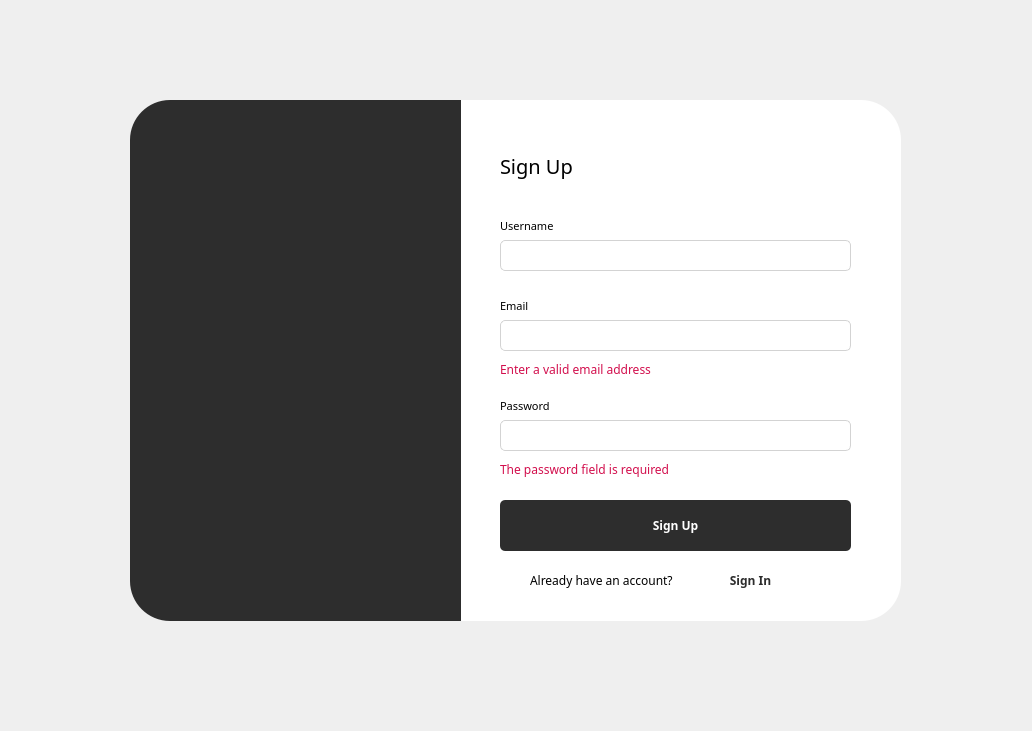
<?xml version="1.0" encoding="UTF-8"?>
<ui version="4.0">
 <class>Form</class>
 <widget class="QWidget" name="Form">
  <property name="geometry">
   <rect>
    <x>0</x>
    <y>0</y>
    <width>1032</width>
    <height>731</height>
   </rect>
  </property>
  <property name="windowTitle">
   <string>Form</string>
  </property>
  <widget class="QWidget" name="widget" native="true">
   <property name="geometry">
    <rect>
     <x>60</x>
     <y>60</y>
     <width>881</width>
     <height>581</height>
    </rect>
   </property>
   <property name="font">
    <font>
     <family>Plus Jakarta Sans Medium</family>
     <weight>50</weight>
     <bold>false</bold>
    </font>
   </property>
   <widget class="QLabel" name="label">
    <property name="geometry">
     <rect>
      <x>400</x>
      <y>40</y>
      <width>441</width>
      <height>521</height>
     </rect>
    </property>
    <property name="font">
     <font>
      <family>Plus Jakarta Sans Medium</family>
      <weight>50</weight>
      <bold>false</bold>
     </font>
    </property>
    <property name="styleSheet">
     <string notr="true">background-color:rgba(255,255,255,255);

border-bottom-right-radius:40px;
border-top-right-radius:40px;</string>
    </property>
    <property name="text">
     <string/>
    </property>
   </widget>
   <widget class="QLabel" name="label_3">
    <property name="geometry">
     <rect>
      <x>70</x>
      <y>40</y>
      <width>331</width>
      <height>521</height>
     </rect>
    </property>
    <property name="font">
     <font>
      <family>Plus Jakarta Sans Medium</family>
     </font>
    </property>
    <property name="styleSheet">
     <string notr="true">background-color:rgb(45, 45, 45);
border-top-left-radius:40px;
border-bottom-left-radius:40px;


</string>
    </property>
    <property name="text">
     <string/>
    </property>
    <property name="pixmap">
     <pixmap>:/images/media/Logo3.png</pixmap>
    </property>
    <property name="alignment">
     <set>Qt::AlignCenter</set>
    </property>
   </widget>
   <widget class="QLabel" name="label_2">
    <property name="geometry">
     <rect>
      <x>440</x>
      <y>80</y>
      <width>131</width>
      <height>51</height>
     </rect>
    </property>
    <property name="font">
     <font>
      <family>Plus Jakarta Sans Medium</family>
      <pointsize>15</pointsize>
      <weight>50</weight>
      <bold>false</bold>
     </font>
    </property>
    <property name="text">
     <string>Sign Up</string>
    </property>
   </widget>
   <widget class="QPushButton" name="pushButton">
    <property name="geometry">
     <rect>
      <x>440</x>
      <y>440</y>
      <width>351</width>
      <height>51</height>
     </rect>
    </property>
    <property name="font">
     <font>
      <family>Plus Jakarta Sans Medium</family>
      <pointsize>9</pointsize>
      <weight>75</weight>
      <bold>true</bold>
     </font>
    </property>
    <property name="styleSheet">
     <string notr="true">QPushButton {
    background-color: rgb(45,45,45);
    color: white;
    border: none;
    border-radius: 5px;
    padding: 6px 12px;
    transition: background-color 0.3s ease;
}

QPushButton:hover {
    background-color: #1a1a1a; /* slightly darker black */
}

QPushButton:pressed {
    background-color: #333333; /* even darker when pressed */
}</string>
    </property>
    <property name="text">
     <string>Sign Up</string>
    </property>
   </widget>
   <widget class="QLabel" name="label_4">
    <property name="geometry">
     <rect>
      <x>440</x>
      <y>150</y>
      <width>131</width>
      <height>31</height>
     </rect>
    </property>
    <property name="font">
     <font>
      <family>Plus Jakarta Sans Medium</family>
      <pointsize>8</pointsize>
      <weight>50</weight>
      <bold>false</bold>
     </font>
    </property>
    <property name="text">
     <string>Username</string>
    </property>
   </widget>
   <widget class="QLineEdit" name="lineEdit">
    <property name="geometry">
     <rect>
      <x>440</x>
      <y>180</y>
      <width>351</width>
      <height>31</height>
     </rect>
    </property>
    <property name="font">
     <font>
      <family>Plus Jakarta Sans Medium</family>
      <weight>50</weight>
      <bold>false</bold>
     </font>
    </property>
    <property name="styleSheet">
     <string notr="true">QLineEdit {
    border:1px solid lightgray;
    border-radius:5px;
    padding:4px;
}

QLineEdit:hover {
    border:1px solid gray;
}</string>
    </property>
   </widget>
   <widget class="QLabel" name="label_6">
    <property name="geometry">
     <rect>
      <x>470</x>
      <y>510</y>
      <width>201</width>
      <height>21</height>
     </rect>
    </property>
    <property name="font">
     <font>
      <family>Plus Jakarta Sans Medium</family>
      <weight>50</weight>
      <bold>false</bold>
     </font>
    </property>
    <property name="text">
     <string>Already have an account?</string>
    </property>
   </widget>
   <widget class="QLineEdit" name="lineEdit_3">
    <property name="geometry">
     <rect>
      <x>440</x>
      <y>260</y>
      <width>351</width>
      <height>31</height>
     </rect>
    </property>
    <property name="font">
     <font>
      <family>Plus Jakarta Sans Medium</family>
      <weight>50</weight>
      <bold>false</bold>
     </font>
    </property>
    <property name="styleSheet">
     <string notr="true">QLineEdit {
    border:1px solid lightgray;
    border-radius:5px;
    padding:4px;
}

QLineEdit:hover {
    border:1px solid gray;
}</string>
    </property>
   </widget>
   <widget class="QLabel" name="label_7">
    <property name="geometry">
     <rect>
      <x>440</x>
      <y>230</y>
      <width>71</width>
      <height>31</height>
     </rect>
    </property>
    <property name="font">
     <font>
      <family>Plus Jakarta Sans Medium</family>
      <pointsize>8</pointsize>
      <weight>50</weight>
      <bold>false</bold>
     </font>
    </property>
    <property name="text">
     <string>Email</string>
    </property>
   </widget>
   <widget class="QLineEdit" name="lineEdit_4">
    <property name="geometry">
     <rect>
      <x>440</x>
      <y>360</y>
      <width>351</width>
      <height>31</height>
     </rect>
    </property>
    <property name="font">
     <font>
      <family>Plus Jakarta Sans Medium</family>
      <weight>50</weight>
      <bold>false</bold>
     </font>
    </property>
    <property name="styleSheet">
     <string notr="true">QLineEdit {
    border:1px solid lightgray;
    border-radius:5px;
    padding:4px;
}

QLineEdit:hover {
    border:1px solid gray;
}</string>
    </property>
   </widget>
   <widget class="QLabel" name="label_8">
    <property name="geometry">
     <rect>
      <x>440</x>
      <y>330</y>
      <width>111</width>
      <height>31</height>
     </rect>
    </property>
    <property name="font">
     <font>
      <family>Plus Jakarta Sans Medium</family>
      <pointsize>8</pointsize>
      <weight>50</weight>
      <bold>false</bold>
     </font>
    </property>
    <property name="text">
     <string>Password</string>
    </property>
   </widget>
   <widget class="QLabel" name="label_9">
    <property name="geometry">
     <rect>
      <x>80</x>
      <y>40</y>
      <width>311</width>
      <height>291</height>
     </rect>
    </property>
    <property name="font">
     <font>
      <family>Plus Jakarta Sans Medium</family>
     </font>
    </property>
    <property name="text">
     <string/>
    </property>
    <property name="pixmap">
     <pixmap>../../media/myrhythm_logo.svg</pixmap>
    </property>
    <property name="scaledContents">
     <bool>true</bool>
    </property>
    <property name="margin">
     <number>0</number>
    </property>
   </widget>
   <widget class="QPushButton" name="pushButton_3">
    <property name="geometry">
     <rect>
      <x>650</x>
      <y>510</y>
      <width>81</width>
      <height>21</height>
     </rect>
    </property>
    <property name="font">
     <font>
      <family>Plus Jakarta Sans Medium</family>
      <weight>75</weight>
      <bold>true</bold>
     </font>
    </property>
    <property name="styleSheet">
     <string notr="true">QPushButton {
    background-color: transparent;
    border: none;
    color: rgb(45, 45, 45);
    font-weight: bold;
}

QPushButton:hover {
    color: rgb(20, 20, 20);
    text-decoration: underline;
}</string>
    </property>
    <property name="text">
     <string>Sign In</string>
    </property>
   </widget>
   <widget class="QLabel" name="error">
    <property name="geometry">
     <rect>
      <x>440</x>
      <y>400</y>
      <width>251</width>
      <height>18</height>
     </rect>
    </property>
    <property name="font">
     <font>
      <family>Plus Jakarta Sans Medium</family>
     </font>
    </property>
    <property name="styleSheet">
     <string notr="true">color: rgb(210, 15, 77);</string>
    </property>
    <property name="text">
     <string>The password field is required</string>
    </property>
   </widget>
   <widget class="QLabel" name="error_2">
    <property name="geometry">
     <rect>
      <x>440</x>
      <y>300</y>
      <width>251</width>
      <height>18</height>
     </rect>
    </property>
    <property name="font">
     <font>
      <family>Plus Jakarta Sans Medium</family>
     </font>
    </property>
    <property name="styleSheet">
     <string notr="true">color: rgb(210, 15, 77);</string>
    </property>
    <property name="text">
     <string>Enter a valid email address</string>
    </property>
   </widget>
   <widget class="QLabel" name="label_11">
    <property name="geometry">
     <rect>
      <x>760</x>
      <y>366</y>
      <width>21</width>
      <height>20</height>
     </rect>
    </property>
    <property name="font">
     <font>
      <family>Plus Jakarta Sans Medium</family>
      <pointsize>8</pointsize>
      <weight>50</weight>
      <bold>false</bold>
     </font>
    </property>
    <property name="text">
     <string/>
    </property>
    <property name="pixmap">
     <pixmap resource="../../res.qrc">:/images/media/eye.svg</pixmap>
    </property>
    <property name="scaledContents">
     <bool>true</bool>
    </property>
   </widget>
   <widget class="QLabel" name="label_5">
    <property name="geometry">
     <rect>
      <x>780</x>
      <y>60</y>
      <width>31</width>
      <height>31</height>
     </rect>
    </property>
    <property name="text">
     <string/>
    </property>
    <property name="pixmap">
     <pixmap resource="../../res.qrc">:/images/media/x_black.svg</pixmap>
    </property>
    <property name="scaledContents">
     <bool>true</bool>
    </property>
   </widget>
  </widget>
 </widget>
 <resources>
  <include location="../../res.qrc"/>
 </resources>
 <connections/>
</ui>
